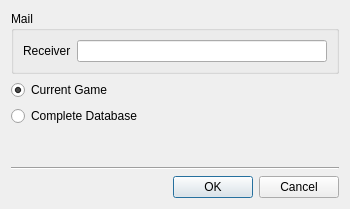
<?xml version="1.0" encoding="UTF-8"?>
<ui version="4.0">
 <class>RecipientAddressDialog</class>
 <widget class="QDialog" name="RecipientAddressDialog">
  <property name="geometry">
   <rect>
    <x>0</x>
    <y>0</y>
    <width>350</width>
    <height>209</height>
   </rect>
  </property>
  <property name="windowTitle">
   <string>Recipient Address</string>
  </property>
  <layout class="QVBoxLayout" name="verticalLayout">
   <item>
    <widget class="QGroupBox" name="groupBox">
     <property name="title">
      <string>Mail</string>
     </property>
     <layout class="QHBoxLayout" name="horizontalLayout_3">
      <item>
       <widget class="QLabel" name="label_1">
        <property name="text">
         <string notr="true">Receiver</string>
        </property>
       </widget>
      </item>
      <item>
       <widget class="QLineEdit" name="recipientEMail"/>
      </item>
     </layout>
    </widget>
   </item>
   <item>
    <widget class="QRadioButton" name="currentGame">
     <property name="text">
      <string>Current Game</string>
     </property>
     <property name="checked">
      <bool>true</bool>
     </property>
    </widget>
   </item>
   <item>
    <widget class="QRadioButton" name="completeDatabase">
     <property name="text">
      <string>Complete Database</string>
     </property>
    </widget>
   </item>
   <item>
    <spacer name="verticalSpacer">
     <property name="orientation">
      <enum>Qt::Vertical</enum>
     </property>
     <property name="sizeHint" stdset="0">
      <size>
       <width>20</width>
       <height>1</height>
      </size>
     </property>
    </spacer>
   </item>
   <item>
    <widget class="Line" name="line">
     <property name="orientation">
      <enum>Qt::Horizontal</enum>
     </property>
    </widget>
   </item>
   <item>
    <layout class="QHBoxLayout" name="horizontalLayout_2">
     <item>
      <widget class="QDialogButtonBox" name="buttonBox">
       <property name="standardButtons">
        <set>QDialogButtonBox::Cancel|QDialogButtonBox::Ok</set>
       </property>
      </widget>
     </item>
    </layout>
   </item>
  </layout>
 </widget>
 <resources/>
 <connections>
  <connection>
   <sender>buttonBox</sender>
   <signal>accepted()</signal>
   <receiver>RecipientAddressDialog</receiver>
   <slot>accept()</slot>
   <hints>
    <hint type="sourcelabel">
     <x>20</x>
     <y>20</y>
    </hint>
    <hint type="destinationlabel">
     <x>20</x>
     <y>20</y>
    </hint>
   </hints>
  </connection>
  <connection>
   <sender>buttonBox</sender>
   <signal>rejected()</signal>
   <receiver>RecipientAddressDialog</receiver>
   <slot>reject()</slot>
   <hints>
    <hint type="sourcelabel">
     <x>20</x>
     <y>20</y>
    </hint>
    <hint type="destinationlabel">
     <x>20</x>
     <y>20</y>
    </hint>
   </hints>
  </connection>
 </connections>
</ui>
